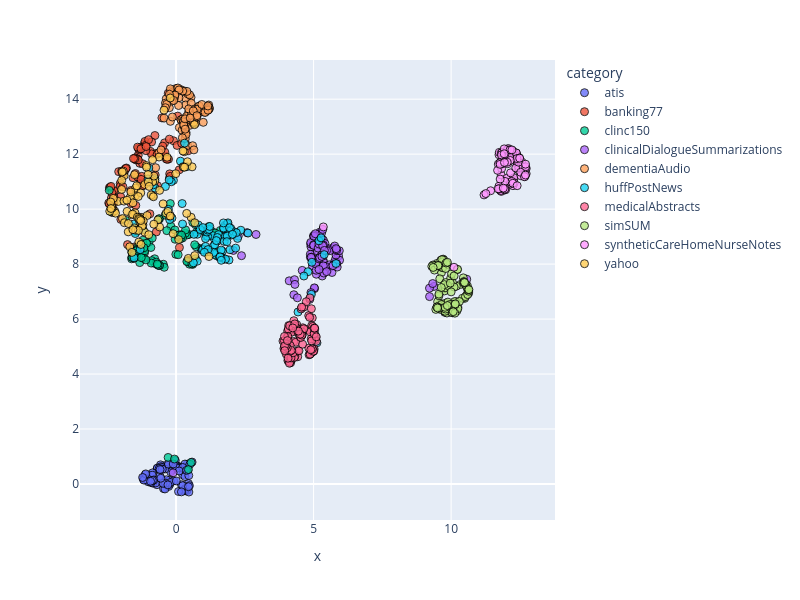

Notebook code for this chart:
### Code cell
dimensionality_reduction_plots(file_paths="./outputsTest/*/mda_dim_scores.csv")

### Figure 1 — Plotly figure (JSON) as saved in the notebook; plotly's stock layout.template omitted (floating-point values rounded to 4 significant figures)
{"data": [{"customdata": [["atis_177"], ["atis_172"], ["atis_197"], ["atis_170"], ["atis_100"], ["atis_194"], ["atis_109"], ["atis_100"], ["atis_1"], ["atis_151"], ["atis_202"], ["atis_139"], ["atis_180"], ["atis_104"], ["atis_16"], ["atis_141"], ["atis_121"], ["atis_103"], ["atis_119"], ["atis_179"], ["atis_168"], ["atis_172"], ["atis_163"], ["atis_175"], ["atis_117"], ["atis_100"], ["atis_159"], ["atis_163"], ["atis_105"], ["atis_296"], ["atis_103"], ["atis_16"], ["atis_134"], ["atis_218"], ["atis_109"], ["atis_119"], ["atis_291"], ["atis_105"], ["atis_120"], ["atis_135"], ["atis_0"], ["atis_106"], ["atis_0"], ["atis_120"], ["atis_133"], ["atis_12"], ["atis_134"], ["atis_139"], ["atis_229"], ["atis_190"], ["atis_233"], ["atis_179"], ["atis_124"], ["atis_121"], ["atis_171"], ["atis_134"], ["atis_147"], ["atis_146"], ["atis_106"], ["atis_109"], ["atis_146"], ["atis_146"], ["atis_143"], ["atis_114"], ["atis_108"], ["atis_216"], ["atis_114"], ["atis_180"], ["atis_124"], ["atis_158"], ["atis_103"], ["atis_178"], ["atis_170"], ["atis_212"], ["atis_159"], ["atis_102"], ["atis_235"], ["atis_113"], ["atis_131"], ["atis_109"], ["atis_302"], ["atis_163"], ["atis_13"], ["atis_21"], ["atis_154"], ["atis_114"], ["atis_103"], ["atis_21"], ["atis_119"], ["atis_168"], ["atis_119"], ["atis_238"], ["atis_119"], ["atis_1"], ["atis_147"], ["atis_279"], ["atis_162"], ["atis_310"], ["atis_177"], ["atis_22"]], "hovertemplate": "category=atis<br>x=%{x}<br>y=%{y}<br>doc_id=%{customdata[0]}<extra></extra>", "legendgroup": "atis", "marker": {"color": "#636efa", "line": {"color": "black", "width": 1}, "opacity": 0.8, "size": 8, "symbol": "circle"}, "mode": "markers", "name": "atis", "orientation": "v", "showlegend": true, "type": "scatter", "x": [-0.405, -0.5841, 0.2269, -0.003084, 0.3515, 0.4011, 0.3889, -0.6951, 0.1961, 0.3983, -0.4172, 0.241, -0.3675, 0.449, -1.184, -0.841, -0.6875, -0.9238, -0.2854, -0.6798, -0.5642, -0.3727, 0.003411, 0.3243, 0.3287, -0.8574, -0.5595, -0.1062, -0.5609, -1.121, 0.1028, 0.2705, 0.3342, -0.1383, 0.09582, -0.3095, -0.7492, -0.223, -0.3479, -0.3308, -0.08618, -0.9981, 0.2672, -1.181, 0.2289, -0.004857, -0.9063, -0.5183, -0.8675, -0.2301, -0.5792, -1.035, -0.8467, -0.2718, -0.8098, 0.384, 0.5816, -0.4572, 0.4652, -0.9996, -0.08915, 0.4251, -0.1967, 0.3206, 0.4106, -1.127, 0.4846, -0.02822, 0.2435, 0.3983, -0.02244, -0.4048, 0.3257, -0.4046, 0.03767, -0.278, 0.08912, -1.014, -0.8634, -1.171, 0.2408, -0.2049, -0.3849, -0.6146, -0.5018, 0.0074, -0.4735, -1.102, -0.1037, 0.1109, -0.5823, -0.5552, 0.4623, -0.9281, -0.2957, 0.4522, -1.217, 0.5026, 0.1944, 0.3821], "xaxis": "x", "y": [0.1108, 0.2843, 0.5968, 0.6623, -0.2442, -0.1931, -0.148, -0.0253, -0.02711, -0.2355, 0.6629, 0.3373, 0.03855, 0.016, 0.168, 0.0312, 0.5588, 0.3249, 0.6718, 0.5813, 0.6974, -0.008858, 0.5768, 0.2711, -0.2194, 0.404, 0.6296, 0.6798, 0.5341, 0.3352, 0.633, 0.6143, -0.1705, 0.5234, 0.62, -0.01668, 0.0349, 0.1419, 0.1544, -0.05017, 0.1159, 0.1136, -0.2404, 0.2191, 0.5758, 0.6749, 0.05148, 0.6053, 0.322, -0.01497, 0.5548, 0.1835, 0.1222, -0.08789, 0.1466, 0.5806, 0.7975, -0.1656, -0.2909, 0.1052, 0.5847, 0.5016, 0.4428, 0.5782, 0.7214, 0.1847, -0.05906, 0.8562, -0.06238, 0.5937, 0.6435, 0.5471, 0.7264, -0.1803, 0.5766, 0.725, -0.2733, 0.08182, 0.1278, 0.142, 0.6013, 0.05693, 0.02515, 0.5628, 0.5381, 0.111, 0.02329, 0.3684, 0.729, 0.4734, 0.5246, 0.2096, 0.3085, 0.09699, -0.03103, -0.09772, 0.2375, 0.7164, -0.2862, 0.4966], "yaxis": "y"}, {"customdata": [["atis_298"], ["atis_175"], ["atis_210"], ["atis_190"], ["atis_102"], ["atis_278"], ["atis_201"], ["atis_169"], ["atis_194"], ["atis_176"], ["atis_257"], ["atis_210"], ["atis_238"], ["atis_174"], ["atis_433"], ["atis_175"], ["atis_129"], ["atis_108"], ["atis_174"], ["atis_282"], ["atis_235"], ["atis_20"], ["atis_437"], ["atis_191"], ["atis_249"], ["atis_151"], ["atis_200"], ["atis_349"], ["atis_332"], ["atis_326"], ["atis_192"], ["atis_273"], ["atis_19"], ["atis_325"], ["atis_133"], ["atis_186"], ["atis_307"], ["atis_277"], ["atis_28"], ["atis_288"], ["atis_161"], ["atis_229"], ["atis_155"], ["atis_176"], ["atis_179"], ["atis_15"], ["atis_196"], ["atis_196"], ["atis_30"], ["atis_263"], ["atis_234"], ["atis_206"], ["atis_243"], ["atis_141"], ["atis_294"], ["atis_16"], ["atis_151"], ["atis_224"], ["atis_211"], ["atis_129"], ["atis_188"], ["atis_336"], ["atis_163"], ["atis_151"], ["atis_115"], ["atis_245"], ["atis_191"], ["atis_409"], ["atis_241"], ["atis_179"], ["atis_124"], ["atis_235"], ["atis_174"], ["atis_234"], ["atis_200"], ["atis_116"], ["atis_271"], ["atis_329"], ["atis_158"], ["atis_229"], ["atis_383"], ["atis_243"], ["atis_177"], ["atis_356"], ["atis_189"], ["atis_134"], ["atis_108"], ["atis_211"], ["atis_196"], ["atis_235"], ["atis_15"], ["atis_242"], ["atis_121"], ["atis_287"], ["atis_19"], ["atis_371"], ["atis_163"], ["atis_335"], ["atis_227"], ["atis_349"]], "hovertemplate": "category=banking77<br>x=%{x}<br>y=%{y}<br>doc_id=%{customdata[0]}<extra></extra>", "legendgroup": "banking77", "marker": {"color": "#EF553B", "line": {"color": "black", "width": 1}, "opacity": 0.8, "size": 8, "symbol": "circle"}, "mode": "markers", "name": "banking77", "orientation": "v", "showlegend": true, "type": "scatter", "x": [-0.09329, -0.8376, -0.7352, -1.146, -1.644, -1.319, -0.7692, -1.375, -2.24, -0.6767, -1.49, -1.566, -1.765, -2.352, -1.322, -1.034, -0.2317, -0.403, -0.4088, -0.4177, -1.298, -1.29, -0.9359, -1.268, -2.031, -1.636, -0.2386, -1.389, -1.288, -0.7174, -0.7588, -1.404, -0.2425, -1.339, -1.514, -1.294, -1.852, -1.464, -1.419, -2.022, -1.2, -0.3547, -2.007, -2.015, -0.2124, -1.217, -1.931, -0.4834, -2.269, -2.35, -2.318, -2.086, -2.259, -2.318, -0.8955, 0.1212, -1.887, -1.479, -1.975, -2.285, -0.5148, -1.131, -2.448, -0.2747, -1.097, -1.46, -2.25, 0.05931, -2.424, -0.285, 0.1153, 0.4382, -0.6878, -1.368, -2.287, -1.805, -1.216, -1.373, -2.421, -1.21, -1.501, -0.3278, -1.111, -1.827, -0.9531, -1.399, 0.03643, -1.249, -2.394, -2.336, 0.2034, -1.088, -2.364, -1.277, -1.27, -0.8901, -0.9993, -1.086, -1.548, -1.932], "xaxis": "x", "y": [12.49, 11.13, 12.03, 12.39, 10.68, 11.67, 12.68, 11.96, 10.65, 10.85, 11.87, 11.14, 8.709, 10.4, 12.21, 11.0, 11.28, 11.93, 12.07, 12.41, 11.0, 10.94, 12.1, 10.96, 10.93, 10.2, 11.12, 11.17, 12.25, 9.171, 11.24, 11.81, 12.55, 12.16, 8.623, 12.21, 11.45, 10.14, 11.83, 10.84, 10.92, 11.82, 9.625, 10.45, 11.19, 10.85, 10.81, 12.29, 10.68, 10.24, 10.0, 11.36, 10.23, 9.877, 12.01, 8.605, 11.33, 11.29, 11.38, 10.27, 13.32, 12.46, 10.22, 11.82, 12.13, 11.79, 10.4, 13.38, 10.78, 14.22, 11.43, 12.12, 11.99, 12.21, 9.972, 11.49, 11.65, 11.79, 10.18, 10.86, 11.83, 11.81, 10.99, 11.48, 9.829, 12.26, 12.32, 11.19, 10.8, 10.59, 12.4, 12.33, 10.83, 12.19, 11.08, 12.44, 12.53, 12.28, 11.84, 11.25], "yaxis": "y"}, {"customdata": [["atis_394"], ["atis_210"], ["atis_343"], ["atis_216"], ["atis_147"], ["atis_3"], ["atis_241"], ["atis_292"], ["atis_294"], ["atis_229"], ["atis_272"], ["atis_267"], ["atis_394"], ["atis_234"], ["atis_487"], ["atis_238"], ["atis_176"], ["atis_330"], ["atis_188"], ["atis_283"], ["atis_263"], ["atis_331"], ["atis_557"], ["atis_194"], ["atis_450"], ["atis_243"], ["atis_275"], ["atis_371"], ["atis_429"], ["atis_353"], ["atis_261"], ["atis_279"], ["atis_257"], ["atis_427"], ["atis_145"], ["atis_19"], ["atis_329"], ["atis_314"], ["atis_287"], ["atis_289"], ["atis_234"], ["atis_267"], ["atis_216"], ["atis_245"], ["atis_238"], ["atis_263"], ["atis_334"], ["atis_256"], ["atis_315"], ["atis_283"], ["atis_369"], ["atis_256"], ["atis_302"], ["atis_260"], ["atis_326"], ["atis_200"], ["atis_154"], ["atis_321"], ["atis_336"], ["atis_314"], ["atis_225"], ["atis_371"], ["atis_300"], ["atis_165"], ["atis_154"], ["atis_256"], ["atis_268"], ["atis_410"], ["atis_25"], ["atis_218"], ["atis_186"], ["atis_310"], ["atis_280"], ["atis_252"], ["atis_31"], ["atis_131"], ["atis_302"], ["atis_332"], ["atis_206"], ["atis_305"], ["atis_406"], ["atis_261"], ["atis_186"], ["atis_36"], ["atis_256"], ["atis_230"], ["atis_159"], ["atis_222"], ["atis_430"], ["atis_324"], ["atis_23"], ["atis_261"], ["atis_133"], ["atis_288"], ["atis_210"], ["atis_515"], ["atis_240"], ["atis_349"], ["atis_278"], ["atis_36"]], "hovertemplate": "category=clinc150<br>x=%{x}<br>y=%{y}<br>doc_id=%{customdata[0]}<extra></extra>", "legendgroup": "clinc150", "marker": {"color": "#00cc96", "line": {"color": "black", "width": 1}, "opacity": 0.8, "size": 8, "symbol": "circle"}, "mode": "markers", "name": "clinc150", "orientation": "v", "showlegend": true, "type": "scatter", "x": [0.4616, 0.4484, -0.1904, -0.9821, 1.105, 0.4681, -1.321, 0.4006, 0.4849, -1.358, -1.252, -1.15, 0.9398, 0.5466, 0.4463, -1.837, -1.408, -1.209, -0.7779, 0.6021, -1.508, 0.7062, -1.615, -1.194, -0.4649, 1.608, -0.7782, -0.6469, -0.04305, -2.35, 0.4895, 0.8921, -1.528, 0.7341, 0.4514, 0.6082, 1.095, 0.1956, 1.301, 0.3371, -0.2099, -0.008772, 0.1526, -0.4313, 0.2351, -1.344, -1.546, -1.258, -0.8862, 0.1602, -0.721, -1.42, 1.416, -1.42, 0.07553, -2.428, -1.608, -0.2892, -0.03379, -0.6139, -1.552, 0.5311, -0.8673, -0.3967, 1.475, -0.6002, 0.4164, -1.14, -1.143, -0.9037, -1.545, -0.6049, 0.7404, -0.05686, -1.611, 0.7101, -0.9153, -1.074, -0.3364, 0.07323, -1.184, 0.3448, -0.6217, 0.3925, -1.594, -0.6553, 1.462, 0.6765, -0.6823, 0.07682, 0.1999, -1.097, -1.476, -1.518, 0.5765, -1.171, -1.467, -1.263, -1.541, 1.189], "xaxis": "x", "y": [8.064, 0.5259, 9.381, 8.801, 8.442, 9.078, 8.055, 9.06, 8.104, 8.371, 8.734, 8.405, 9.21, 0.7832, 8.118, 9.59, 8.624, 8.868, 8.193, 7.99, 8.416, 9.436, 8.192, 8.732, 7.995, 9.224, 8.026, 7.994, 9.241, 9.904, 7.996, 8.567, 8.21, 8.627, 8.135, 9.515, 9.018, 8.96, 9.19, 9.119, 10.2, 8.356, 9.07, 7.884, 8.952, 9.263, 9.29, 8.389, 8.126, 8.92, 8.07, 8.542, 9.133, 8.498, 8.342, 10.68, 8.253, 0.9661, 8.903, 7.949, 8.39, 8.096, 8.947, 9.78, 8.303, 7.954, 8.111, 8.56, 8.482, 8.038, 8.36, 9.639, 9.16, 0.9076, 8.441, 8.195, 8.604, 8.761, 9.216, 9.009, 8.211, 9.244, 9.651, 8.093, 8.238, 7.958, 8.461, 8.704, 8.0, 9.048, 9.054, 8.154, 8.478, 8.385, 8.007, 8.593, 9.167, 8.235, 8.311, 9.364], "yaxis": "y"}, {"customdata": [["atis_458"], ["atis_25"], ["atis_378"], ["atis_452"], ["atis_265"], ["atis_356"], ["atis_399"], ["atis_329"], ["atis_3"], ["atis_287"], ["atis_288"], ["atis_294"], ["atis_410"], ["atis_265"], ["atis_513"], ["atis_437"], ["atis_178"], ["atis_332"], ["atis_287"], ["atis_386"], ["atis_398"], ["atis_433"], ["atis_578"], ["atis_227"], ["atis_457"], ["atis_374"], ["atis_291"], ["atis_425"], ["atis_442"], ["atis_44"], ["atis_272"], ["atis_370"], ["atis_42"], ["atis_496"], ["atis_200"], ["atis_276"], ["atis_33"], ["atis_383"], ["atis_409"], ["atis_337"], ["atis_302"], ["atis_272"], ["atis_332"], ["atis_349"], ["atis_260"], ["atis_273"], ["atis_351"], ["atis_356"], ["atis_356"], ["atis_3"], ["atis_389"], ["atis_291"], ["atis_307"], ["atis_331"], ["atis_334"], ["atis_284"], ["atis_234"], ["atis_442"], ["atis_521"], ["atis_397"], ["atis_353"], ["atis_392"], ["atis_323"], ["atis_260"], ["atis_161"], ["atis_391"], ["atis_289"], ["atis_42"], ["atis_343"], ["atis_227"], ["atis_240"], ["atis_364"], ["atis_348"], ["atis_386"], ["atis_404"], ["atis_210"], ["atis_448"], ["atis_489"], ["atis_282"], ["atis_392"], ["atis_525"], ["atis_485"], ["atis_324"], ["atis_42"], ["atis_295"], ["atis_265"], ["atis_16"], ["atis_225"], ["atis_532"], ["atis_42"], ["atis_235"], ["atis_429"], ["atis_212"], ["atis_340"], ["atis_29"], ["atis_608"], ["atis_305"], ["atis_497"], ["atis_350"], ["atis_378"]], "hovertemplate": "category=clinicalDialogueSummarizations<br>x=%{x}<br>y=%{y}<br>doc_id=%{customdata[0]}<extra></extra>", "legendgroup": "clinicalDialogueSummarizations", "marker": {"color": "#ab63fa", "line": {"color": "black", "width": 1}, "opacity": 0.8, "size": 8, "symbol": "circle"}, "mode": "markers", "name": "clinicalDialogueSummarizations", "orientation": "v", "showlegend": true, "type": "scatter", "x": [5.252, 5.512, 9.378, 5.804, 5.31, 5.71, 5.753, 2.083, 4.993, 5.549, 5.356, 5.34, 4.934, 5.035, 5.035, 5.799, 5.717, 5.196, 5.048, 4.902, 5.907, 5.375, 5.412, 9.213, 5.944, 4.282, 5.644, 5.127, 5.313, 2.379, 5.331, 5.425, 5.569, 4.863, 4.893, 5.027, 9.329, 5.813, 5.846, 4.894, 5.591, 5.025, 4.96, 5.844, 5.098, -0.1074, 5.289, 5.352, 5.669, 2.907, 1.76, 5.092, 5.299, 5.15, 5.765, 5.228, 4.41, 5.858, 4.113, 4.997, 5.004, 5.935, 5.071, 5.009, 5.473, 5.164, 5.841, 4.883, 5.356, 5.415, 5.193, 5.82, 5.29, 5.079, 5.328, 5.43, 4.881, 4.306, 5.354, 5.079, 5.2, 5.372, 5.222, 5.197, 5.302, 5.335, 5.703, 4.926, 4.931, 2.577, 2.261, 5.062, 4.907, 4.903, 4.586, 10.57, 9.215, 5.393, 5.474, 4.321], "xaxis": "x", "y": [8.289, 7.783, 7.187, 8.438, 8.901, 8.593, 8.063, 8.497, 9.02, 8.558, 8.872, 8.172, 8.355, 8.974, 7.109, 8.189, 7.958, 9.105, 8.082, 8.631, 8.297, 8.054, 8.751, 7.125, 8.141, 6.886, 7.909, 8.431, 7.567, 8.306, 8.664, 8.482, 7.973, 6.719, 8.733, 7.137, 7.292, 8.329, 8.007, 8.784, 8.489, 9.05, 7.933, 8.489, 7.632, 0.4089, 7.933, 8.413, 7.695, 9.078, 8.188, 7.776, 8.356, 8.216, 8.658, 9.162, 6.775, 7.892, 7.391, 8.701, 8.68, 8.486, 9.015, 9.015, 8.494, 8.581, 8.521, 8.25, 8.691, 7.801, 8.735, 8.562, 9.131, 8.081, 8.668, 7.917, 8.359, 7.434, 7.938, 8.012, 8.188, 7.673, 8.235, 7.805, 8.278, 9.26, 7.942, 8.253, 8.201, 9.145, 9.018, 9.105, 8.248, 6.963, 7.771, 7.451, 6.818, 8.497, 7.726, 7.262], "yaxis": "y"}, {"customdata": [["atis_507"], ["atis_305"], ["atis_39"], ["atis_469"], ["atis_306"], ["atis_531"], ["atis_453"], ["atis_429"], ["atis_475"], ["atis_346"], ["atis_42"], ["atis_495"], ["atis_456"], ["atis_374"], ["atis_515"], ["atis_452"], ["atis_22"], ["atis_351"], ["atis_336"], ["atis_439"], ["atis_42"], ["atis_49"], ["atis_66"], ["atis_246"], ["atis_501"], ["atis_389"], ["atis_35"], ["atis_495"], ["atis_575"], ["atis_464"], ["atis_326"], ["atis_475"], ["atis_420"], ["atis_520"], ["atis_208"], ["atis_299"], ["atis_401"], ["atis_427"], ["atis_415"], ["atis_348"], ["atis_326"], ["atis_350"], ["atis_346"], ["atis_429"], ["atis_426"], ["atis_394"], ["atis_414"], ["atis_437"], ["atis_358"], ["atis_390"], ["atis_548"], ["atis_330"], ["atis_489"], ["atis_349"], ["atis_412"], ["atis_475"], ["atis_286"], ["atis_445"], ["atis_533"], ["atis_410"], ["atis_426"], ["atis_460"], ["atis_482"], ["atis_328"], ["atis_183"], ["atis_460"], ["atis_330"], ["atis_508"], ["atis_345"], ["atis_349"], ["atis_278"], ["atis_369"], ["atis_413"], ["atis_414"], ["atis_416"], ["atis_277"], ["atis_537"], ["atis_536"], ["atis_321"], ["atis_466"], ["atis_556"], ["atis_486"], ["atis_363"], ["atis_513"], ["atis_354"], ["atis_315"], ["atis_233"], ["atis_238"], ["atis_540"], ["atis_451"], ["atis_267"], ["atis_43"], ["atis_287"], ["atis_370"], ["atis_334"], ["atis_666"], ["atis_320"], ["atis_548"], ["atis_537"], ["atis_469"]], "hovertemplate": "category=dementiaAudio<br>x=%{x}<br>y=%{y}<br>doc_id=%{customdata[0]}<extra></extra>", "legendgroup": "dementiaAudio", "marker": {"color": "#FFA15A", "line": {"color": "black", "width": 1}, "opacity": 0.8, "size": 8, "symbol": "circle"}, "mode": "markers", "name": "dementiaAudio", "orientation": "v", "showlegend": true, "type": "scatter", "x": [-0.1839, 0.1948, 0.1777, 0.3276, 0.3341, 0.5439, 0.1196, 0.6136, 0.2365, 0.3493, 1.128, 1.213, 0.1053, 0.333, 0.2179, -0.4373, 0.6468, 0.427, -0.002155, -0.245, 0.8259, 0.4498, -0.06776, 0.3814, 0.352, 0.4947, 1.07, 0.6156, 0.5115, 0.4918, 0.2796, 1.188, -0.1165, 0.7077, -0.2063, 0.9899, 0.2633, 0.6344, 0.6171, 0.2682, 0.5486, 0.5507, 0.6858, -0.09714, 0.09034, 1.073, 0.3635, 0.3263, -0.7441, 0.9879, -0.06921, -0.1387, 0.8168, -0.09987, 1.151, -0.3582, 1.205, -0.178, 0.6487, -0.2082, -0.1594, 0.3636, 0.3951, 1.185, -0.3865, -0.6222, 0.755, 0.4156, -0.3408, -0.5469, 0.156, 0.9528, 0.2399, 0.6028, 0.847, 0.6479, 1.052, -0.1238, -0.04914, 0.4588, 0.7612, 0.2899, 0.2759, 0.06613, 0.3262, 1.163, 0.1086, 0.6252, -0.1708, -0.04194, -0.2432, 0.2289, 0.9363, -0.08607, 1.157, 0.7565, -0.1339, 0.5146, 0.3305, -0.3886], "xaxis": "x", "y": [14.31, 13.23, 13.25, 12.72, 12.56, 14.07, 12.97, 13.12, 13.28, 14.03, 13.59, 13.66, 14.05, 13.15, 12.87, 13.31, 13.2, 14.19, 14.39, 13.69, 13.5, 13.51, 14.02, 13.38, 13.79, 13.05, 13.61, 13.46, 13.23, 14.16, 14.3, 13.79, 14.05, 13.12, 13.19, 13.55, 13.21, 13.19, 13.14, 13.17, 13.41, 13.86, 13.65, 14.17, 13.77, 13.54, 12.79, 12.95, 11.51, 13.16, 14.14, 14.25, 13.74, 14.07, 13.7, 14.01, 13.68, 14.23, 13.16, 14.38, 13.93, 12.71, 14.28, 13.62, 13.86, 12.06, 13.35, 12.31, 13.81, 12.16, 14.35, 13.62, 14.29, 12.31, 13.75, 12.16, 13.51, 14.11, 14.13, 13.65, 13.63, 13.03, 13.06, 14.41, 13.28, 13.6, 14.34, 13.57, 14.07, 14.15, 14.18, 12.6, 13.81, 13.95, 13.75, 13.4, 13.35, 13.31, 12.91, 13.69], "yaxis": "y"}, {"customdata": [["atis_564"], ["atis_35"], ["atis_491"], ["atis_497"], ["atis_451"], ["atis_54"], ["atis_495"], ["atis_479"], ["atis_677"], ["atis_42"], ["atis_457"], ["atis_496"], ["atis_466"], ["atis_390"], ["atis_541"], ["atis_457"], ["atis_25"], ["atis_502"], ["atis_35"], ["atis_575"], ["atis_440"], ["atis_521"], ["atis_688"], ["atis_348"], ["atis_592"], ["atis_558"], ["atis_354"], ["atis_499"], ["atis_627"], ["atis_55"], ["atis_60"], ["atis_527"], ["atis_448"], ["atis_547"], ["atis_230"], ["atis_401"], ["atis_406"], ["atis_608"], ["atis_524"], ["atis_349"], ["atis_349"], ["atis_521"], ["atis_462"], ["atis_445"], ["atis_464"], ["atis_409"], ["atis_489"], ["atis_457"], ["atis_402"], ["atis_486"], ["atis_607"], ["atis_533"], ["atis_533"], ["atis_401"], ["atis_439"], ["atis_524"], ["atis_36"], ["atis_491"], ["atis_568"], ["atis_450"], ["atis_449"], ["atis_496"], ["atis_54"], ["atis_394"], ["atis_310"], ["atis_478"], ["atis_426"], ["atis_574"], ["atis_561"], ["atis_426"], ["atis_329"], ["atis_419"], ["atis_527"], ["atis_439"], ["atis_570"], ["atis_367"], ["atis_585"], ["atis_578"], ["atis_322"], ["atis_51"], ["atis_582"], ["atis_586"], ["atis_533"], ["atis_575"], ["atis_525"], ["atis_624"], ["atis_395"], ["atis_353"], ["atis_634"], ["atis_473"], ["atis_268"], ["atis_47"], ["atis_306"], ["atis_386"], ["atis_373"], ["atis_671"], ["atis_321"], ["atis_621"], ["atis_558"], ["atis_546"]], "hovertemplate": "category=huffPostNews<br>x=%{x}<br>y=%{y}<br>doc_id=%{customdata[0]}<extra></extra>", "legendgroup": "huffPostNews", "marker": {"color": "#19d3f3", "line": {"color": "black", "width": 1}, "opacity": 0.8, "size": 8, "symbol": "circle"}, "mode": "markers", "name": "huffPostNews", "orientation": "v", "showlegend": true, "type": "scatter", "x": [-1.589, 1.876, 4.795, 1.381, 1.685, 1.925, -0.7597, -0.1484, 0.9372, 1.4, 1.201, 1.882, 0.3885, 1.497, 1.8, 0.9606, 1.319, 1.864, 5.385, 1.781, 0.9669, -1.2, 1.149, 2.234, -1.481, 1.543, 0.8535, 2.138, 1.071, 1.121, 4.646, 0.8068, -1.304, 1.961, 4.936, 1.5, 2.015, -0.09633, -0.77, -1.528, 0.7728, 0.236, 0.2217, 1.653, -0.2766, 0.7691, 5.122, 2.355, 1.615, 1.358, 2.19, 1.639, 2.166, -1.021, -0.173, 1.797, 2.616, 1.789, -0.3876, 1.99, 1.153, 1.069, 1.933, -0.8263, 4.434, 1.583, 1.369, 5.812, 1.853, 0.3086, 1.736, -1.531, 1.599, 1.887, 5.193, 1.752, 0.1592, 1.725, 1.205, -0.2513, 0.6298, 1.162, 1.943, 0.8764, 4.919, 1.859, -0.2313, 5.271, 1.643, 0.6514, 1.224, 1.404, 1.028, 2.051, 0.9727, 1.722, 5.077, -0.991, 1.463, 1.848], "xaxis": "x", "y": [9.27, 9.456, 7.722, 8.938, 8.469, 8.149, 10.77, 9.677, 8.515, 8.352, 8.45, 9.074, 11.54, 8.835, 9.035, 8.552, 9.041, 9.186, 8.345, 9.414, 8.517, 9.256, 9.009, 8.935, 9.112, 9.073, 9.239, 9.167, 8.933, 9.165, 7.567, 9.425, 8.525, 8.522, 8.066, 8.967, 9.057, 11.05, 11.11, 8.228, 9.086, 9.458, 10.2, 8.252, 9.99, 8.104, 5.137, 9.232, 8.256, 8.658, 9.143, 8.511, 8.581, 11.1, 11.0, 8.184, 9.128, 9.002, 10.82, 9.299, 9.237, 8.642, 9.191, 10.89, 6.258, 8.251, 8.423, 8.023, 9.46, 12.4, 9.281, 9.457, 8.264, 9.5, 8.846, 8.826, 11.75, 9.314, 9.262, 11.06, 8.045, 8.528, 9.324, 9.259, 6.902, 9.017, 9.618, 8.955, 8.139, 9.083, 9.369, 8.703, 8.429, 9.083, 9.328, 9.497, 5.315, 11.5, 8.856, 8.816], "yaxis": "y"}, {"customdata": [["atis_628"], ["atis_429"], ["atis_502"], ["atis_597"], ["atis_48"], ["atis_548"], ["atis_497"], ["atis_481"], ["atis_723"], ["atis_471"], ["atis_486"], ["atis_554"], ["atis_624"], ["atis_48"], ["atis_579"], ["atis_575"], ["atis_342"], ["atis_51"], ["atis_411"], ["atis_631"], ["atis_581"], ["atis_633"], ["atis_717"], ["atis_392"], ["atis_656"], ["atis_65"], ["atis_386"], ["atis_572"], ["atis_710"], ["atis_6"], ["atis_602"], ["atis_585"], ["atis_482"], ["atis_577"], ["atis_363"], ["atis_457"], ["atis_535"], ["atis_62"], ["atis_671"], ["atis_370"], ["atis_5"], ["atis_567"], ["atis_49"], ["atis_487"], ["atis_524"], ["atis_432"], ["atis_534"], ["atis_548"], ["atis_442"], ["atis_521"], ["atis_62"], ["atis_546"], ["atis_664"], ["atis_446"], ["atis_513"], ["atis_530"], ["atis_538"], ["atis_498"], ["atis_669"], ["atis_489"], ["atis_639"], ["atis_568"], ["atis_598"], ["atis_552"], ["atis_521"], ["atis_545"], ["atis_431"], ["atis_586"], ["atis_631"], ["atis_588"], ["atis_432"], ["atis_493"], ["atis_632"], ["atis_492"], ["atis_630"], ["atis_417"], ["atis_685"], ["atis_603"], ["atis_477"], ["atis_521"], ["atis_633"], ["atis_655"], ["atis_555"], ["atis_632"], ["atis_556"], ["atis_628"], ["atis_398"], ["atis_390"], ["atis_65"], ["atis_602"], ["atis_27"], ["atis_493"], ["atis_310"], ["atis_409"], ["atis_568"], ["atis_673"], ["atis_324"], ["atis_647"], ["atis_580"], ["atis_609"]], "hovertemplate": "category=medicalAbstracts<br>x=%{x}<br>y=%{y}<br>doc_id=%{customdata[0]}<extra></extra>", "legendgroup": "medicalAbstracts", "marker": {"color": "#FF6692", "line": {"color": "black", "width": 1}, "opacity": 0.8, "size": 8, "symbol": "circle"}, "mode": "markers", "name": "medicalAbstracts", "orientation": "v", "showlegend": true, "type": "scatter", "x": [5.02, 4.608, 4.043, 4.43, 4.546, 4.095, 4.054, 4.147, 4.045, 4.951, 4.762, 4.388, 3.971, 3.956, 4.165, 5.043, 5.051, 4.064, 4.192, 4.265, 4.277, 4.583, 4.366, 4.352, 4.931, 4.056, 4.149, 3.886, 3.922, 4.835, 4.638, 4.096, 4.827, 4.822, 4.89, 4.088, 4.422, 4.919, 4.196, 5.048, 4.283, 4.931, 4.952, 4.35, 4.229, 4.866, 4.968, 4.734, 4.318, 4.065, 5.007, 4.873, 5.102, 4.576, 4.298, 4.006, 4.87, 4.139, 4.289, 4.42, 4.913, 4.121, 4.994, 5.036, 4.514, 4.178, 4.93, 4.254, 5.017, 4.081, 4.953, 4.469, 3.938, 5.015, 4.6, 4.471, 4.532, 4.13, 4.318, 4.565, 4.856, 4.13, 3.964, 4.576, 4.189, 4.647, 5.038, 4.043, 3.993, 4.067, 3.941, 3.941, 4.514, 4.049, 4.071, 4.447, 4.898, 3.95, 4.244, 5.098], "xaxis": "x", "y": [4.912, 5.683, 4.736, 4.845, 6.368, 5.765, 5.346, 4.479, 5.199, 6.044, 5.613, 5.798, 4.897, 4.991, 4.413, 5.638, 5.251, 5.396, 4.511, 4.727, 5.185, 5.417, 5.693, 5.155, 4.833, 5.57, 5.037, 5.202, 4.929, 4.701, 6.434, 4.474, 4.941, 6.127, 4.743, 4.811, 4.629, 6.377, 5.688, 5.249, 5.941, 5.764, 4.797, 5.562, 5.532, 6.771, 5.729, 6.632, 4.645, 4.49, 4.838, 5.537, 5.188, 5.537, 4.602, 4.726, 4.718, 4.439, 5.749, 5.557, 5.28, 4.394, 4.83, 5.477, 5.363, 4.587, 5.209, 4.773, 5.466, 5.64, 4.917, 4.846, 5.216, 5.666, 5.087, 5.447, 5.33, 5.757, 5.825, 6.432, 6.063, 4.819, 4.913, 5.417, 4.862, 5.646, 5.67, 4.957, 5.01, 5.364, 5.37, 5.02, 5.449, 5.218, 4.576, 5.562, 4.884, 4.851, 5.678, 5.354], "yaxis": "y"}, {"customdata": [["atis_691"], ["atis_586"], ["atis_527"], ["atis_599"], ["atis_56"], ["atis_631"], ["atis_535"], ["atis_485"], ["atis_725"], ["atis_478"], ["atis_531"], ["atis_568"], ["atis_637"], ["atis_493"], ["atis_63"], ["atis_632"], ["atis_464"], ["atis_527"], ["atis_437"], ["atis_66"], ["atis_63"], ["atis_671"], ["atis_731"], ["atis_453"], ["atis_682"], ["atis_652"], ["atis_497"], ["atis_628"], ["atis_737"], ["atis_653"], ["atis_657"], ["atis_686"], ["atis_56"], ["atis_582"], ["atis_409"], ["atis_462"], ["atis_569"], ["atis_630"], ["atis_681"], ["atis_475"], ["atis_552"], ["atis_62"], ["atis_554"], ["atis_631"], ["atis_568"], ["atis_570"], ["atis_546"], ["atis_593"], ["atis_521"], ["atis_629"], ["atis_81"], ["atis_59"], ["atis_77"], ["atis_489"], ["atis_619"], ["atis_695"], ["atis_566"], ["atis_556"], ["atis_700"], ["atis_666"], ["atis_67"], ["atis_623"], ["atis_650"], ["atis_557"], ["atis_601"], ["atis_60"], ["atis_537"], ["atis_599"], ["atis_746"], ["atis_637"], ["atis_475"], ["atis_508"], ["atis_657"], ["atis_502"], ["atis_661"], ["atis_432"], ["atis_706"], ["atis_73"], ["atis_508"], ["atis_614"], ["atis_652"], ["atis_677"], ["atis_617"], ["atis_693"], ["atis_578"], ["atis_650"], ["atis_574"], ["atis_41"], ["atis_661"], ["atis_638"], ["atis_279"], ["atis_497"], ["atis_383"], ["atis_451"], ["atis_569"], ["atis_700"], ["atis_491"], ["atis_66"], ["atis_588"], ["atis_613"]], "hovertemplate": "category=simSUM<br>x=%{x}<br>y=%{y}<br>doc_id=%{customdata[0]}<extra></extra>", "legendgroup": "simSUM", "marker": {"color": "#B6E880", "line": {"color": "black", "width": 1}, "opacity": 0.8, "size": 8, "symbol": "circle"}, "mode": "markers", "name": "simSUM", "orientation": "v", "showlegend": true, "type": "scatter", "x": [10.59, 9.847, 10.44, 9.858, 10.64, 9.356, 9.853, 10.57, 9.864, 9.401, 9.71, 9.486, 9.982, 9.711, 10.5, 9.413, 9.625, 9.61, 10.18, 10.25, 9.769, 10.49, 10.41, 9.558, 10.13, 10.52, 10.12, 9.766, 9.649, 10.22, 9.359, 10.21, 9.341, 9.73, 9.51, 9.846, 9.796, 9.665, 9.882, 9.558, 10.05, 9.694, 10.34, 10.06, 10.24, 9.958, 10.53, 9.65, 10.46, 9.297, 9.682, 10.6, 9.494, 10.02, 9.61, 10.19, 10.64, 9.664, 9.758, 9.78, 9.709, 9.393, 10.02, 9.775, 9.587, 9.576, 10.58, 10.05, 9.805, 10.11, 9.559, 10.14, 9.443, 10.11, 9.875, 10.46, 10.62, 9.481, 10.3, 9.793, 9.758, 9.799, 10.14, 9.813, 10.47, 9.969, 10.0, 9.555, 10.08, 9.642, 9.779, 9.507, 9.521, 10.24, 9.347, 10.15, 10.49, 9.864, 10.65, 9.862], "xaxis": "x", "y": [7.213, 7.978, 7.499, 6.277, 6.951, 7.898, 6.525, 6.893, 7.98, 7.92, 7.092, 8.024, 7.484, 8.181, 7.285, 7.944, 8.135, 6.568, 6.638, 6.433, 6.245, 6.753, 6.758, 6.41, 6.296, 6.817, 6.636, 6.297, 7.696, 7.799, 7.945, 6.298, 7.967, 8.154, 6.63, 6.222, 6.577, 7.881, 6.617, 6.847, 6.23, 7.872, 7.261, 6.537, 6.379, 6.53, 7.238, 6.529, 7.367, 7.917, 8.077, 6.891, 6.452, 7.645, 6.351, 7.196, 7.013, 8.162, 7.024, 7.139, 6.392, 7.782, 6.24, 6.283, 7.465, 6.398, 7.136, 7.327, 7.329, 7.573, 7.951, 6.215, 6.352, 7.165, 7.217, 7.323, 7.066, 6.437, 6.64, 6.365, 7.253, 7.839, 6.521, 8.04, 7.344, 7.309, 6.99, 6.907, 6.271, 7.149, 6.429, 6.404, 7.947, 7.81, 7.878, 6.553, 7.329, 8.066, 7.073, 6.491], "yaxis": "y"}, {"customdata": [["atis_705"], ["atis_618"], ["atis_55"], ["atis_622"], ["atis_63"], ["atis_681"], ["atis_54"], ["atis_742"], ["atis_737"], ["atis_516"], ["atis_605"], ["atis_726"], ["atis_667"], ["atis_496"], ["atis_732"], ["atis_639"], ["atis_47"], ["atis_547"], ["atis_511"], ["atis_693"], ["atis_78"], ["atis_717"], ["atis_745"], ["atis_493"], ["atis_695"], ["atis_705"], ["atis_689"], ["atis_712"], ["atis_742"], ["atis_70"], ["atis_709"], ["atis_71"], ["atis_611"], ["atis_69"], ["atis_617"], ["atis_604"], ["atis_720"], ["atis_647"], ["atis_72"], ["atis_684"], ["atis_637"], ["atis_663"], ["atis_576"], ["atis_715"], ["atis_62"], ["atis_613"], ["atis_681"], ["atis_606"], ["atis_86"], ["atis_730"], ["atis_83"], ["atis_711"], ["atis_81"], ["atis_538"], ["atis_688"], ["atis_701"], ["atis_669"], ["atis_623"], ["atis_741"], ["atis_715"], ["atis_735"], ["atis_647"], ["atis_706"], ["atis_677"], ["atis_691"], ["atis_70"], ["atis_70"], ["atis_66"], ["atis_94"], ["atis_641"], ["atis_547"], ["atis_531"], ["atis_677"], ["atis_726"], ["atis_738"], ["atis_485"], ["atis_73"], ["atis_737"], ["atis_540"], ["atis_657"], ["atis_674"], ["atis_693"], ["atis_628"], ["atis_726"], ["atis_600"], ["atis_655"], ["atis_617"], ["atis_449"], ["atis_689"], ["atis_691"], ["atis_397"], ["atis_54"], ["atis_496"], ["atis_503"], ["atis_633"], ["atis_707"], ["atis_499"], ["atis_706"], ["atis_598"], ["atis_69"]], "hovertemplate": "category=syntheticCareHomeNurseNotes<br>x=%{x}<br>y=%{y}<br>doc_id=%{customdata[0]}<extra></extra>", "legendgroup": "syntheticCareHomeNurseNotes", "marker": {"color": "#FF97FF", "line": {"color": "black", "width": 1}, "opacity": 0.8, "size": 8, "symbol": "circle"}, "mode": "markers", "name": "syntheticCareHomeNurseNotes", "orientation": "v", "showlegend": true, "type": "scatter", "x": [12.4, 12.42, 12.73, 12.25, 11.75, 12.46, 11.9, 12.09, 12.67, 11.92, 11.74, 12.42, 12.57, 12.4, 11.8, 12.1, 12.08, 11.82, 11.44, 11.79, 11.78, 12.15, 10.1, 11.8, 11.81, 11.98, 12.51, 11.72, 12.44, 12.37, 12.73, 12.24, 12.19, 12.29, 12.71, 12.02, 12.51, 12.21, 12.08, 12.18, 11.84, 11.86, 12.68, 12.06, 12.47, 12.16, 12.54, 11.2, 12.6, 12.38, 12.41, 11.82, 12.29, 12.25, 12.71, 12.14, 12.44, 11.86, 12.37, 11.92, 11.83, 11.75, 12.16, 12.48, 11.95, 12.21, 12.24, 11.74, 11.75, 11.83, 12.35, 12.45, 11.94, 11.26, 11.85, 12.39, 11.77, 11.71, 12.53, 11.95, 11.69, 12.04, 11.93, 12.71, 12.15, 11.78, 12.66, 12.14, 12.4, 11.96, 12.04, 11.94, 11.83, 12.7, 11.9, 11.78, 11.93, 12.21, 5.354, 12.49], "xaxis": "x", "y": [11.69, 11.71, 11.29, 10.85, 10.75, 11.42, 11.75, 12.16, 11.28, 11.74, 10.83, 11.6, 11.72, 11.67, 11.66, 11.86, 12.2, 11.24, 10.67, 11.69, 10.69, 10.91, 7.885, 10.68, 11.73, 10.7, 11.59, 11.64, 11.79, 12.03, 11.48, 11.08, 12.08, 11.14, 11.51, 11.12, 11.5, 10.98, 12.14, 12.13, 11.47, 11.65, 11.19, 11.65, 11.5, 10.98, 11.21, 10.52, 11.54, 11.9, 11.94, 10.64, 10.96, 12.1, 11.54, 11.9, 11.85, 11.94, 12.04, 12.02, 10.68, 10.74, 11.32, 11.86, 11.99, 11.01, 10.94, 11.98, 12.06, 12.05, 11.5, 11.71, 10.7, 10.57, 12.06, 11.84, 11.68, 10.74, 11.34, 10.73, 11.41, 12.15, 12.19, 11.64, 11.77, 11.63, 11.18, 12.16, 10.85, 11.01, 11.71, 11.7, 11.97, 11.24, 10.76, 11.09, 12.01, 12.15, 9.352, 11.85], "yaxis": "y"}, {"customdata": [["atis_77"], ["atis_625"], ["atis_669"], ["atis_738"], ["atis_84"], ["atis_98"], ["atis_700"], ["atis_99"], ["atis_744"], ["atis_674"], ["atis_624"], ["atis_78"], ["atis_71"], ["atis_641"], ["atis_738"], ["atis_673"], ["atis_673"], ["atis_588"], ["atis_691"], ["atis_742"], ["atis_92"], ["atis_746"], ["atis_83"], ["atis_661"], ["atis_88"], ["atis_710"], ["atis_694"], ["atis_739"], ["atis_746"], ["atis_91"], ["atis_94"], ["atis_95"], ["atis_730"], ["atis_697"], ["atis_697"], ["atis_659"], ["atis_95"], ["atis_710"], ["atis_83"], ["atis_738"], ["atis_653"], ["atis_682"], ["atis_688"], ["atis_88"], ["atis_95"], ["atis_96"], ["atis_736"], ["atis_84"], ["atis_99"], ["atis_92"], ["atis_86"], ["atis_717"], ["atis_88"], ["atis_731"], ["atis_96"], ["atis_92"], ["atis_69"], ["atis_637"], ["atis_95"], ["atis_81"], ["atis_736"], ["atis_67"], ["atis_746"], ["atis_79"], ["atis_78"], ["atis_731"], ["atis_73"], ["atis_711"], ["atis_98"], ["atis_656"], ["atis_680"], ["atis_608"], ["atis_705"], ["atis_84"], ["atis_77"], ["atis_693"], ["atis_94"], ["atis_81"], ["atis_71"], ["atis_80"], ["atis_727"], ["atis_723"], ["atis_677"], ["atis_81"], ["atis_628"], ["atis_725"], ["atis_80"], ["atis_560"], ["atis_92"], ["atis_719"], ["atis_43"], ["atis_585"], ["atis_497"], ["atis_650"], ["atis_697"], ["atis_77"], ["atis_77"], ["atis_746"], ["atis_631"], ["atis_736"]], "hovertemplate": "category=yahoo<br>x=%{x}<br>y=%{y}<br>doc_id=%{customdata[0]}<extra></extra>", "legendgroup": "yahoo", "marker": {"color": "#FECB52", "line": {"color": "black", "width": 1}, "opacity": 0.8, "size": 8, "symbol": "circle"}, "mode": "markers", "name": "yahoo", "orientation": "v", "showlegend": true, "type": "scatter", "x": [-1.322, -1.979, -1.246, 0.582, -1.477, -1.051, 0.4459, -1.684, 0.2581, 0.5461, -0.8485, -1.951, -0.3264, -1.083, -1.495, -1.52, -0.7708, -0.2148, -2.235, -1.354, 1.196, -1.263, -1.205, -0.9042, -1.615, -0.8511, -1.072, -1.143, -1.674, -0.265, -2.201, -1.781, -1.886, -2.098, -1.917, -1.191, -1.604, -1.141, -1.232, 0.3868, -2.32, -0.8055, -0.9928, -1.569, -1.472, 0.6786, -1.579, -1.284, -0.3599, -0.4383, -1.355, -0.6, -0.6581, -0.5984, -1.374, -0.0115, -0.214, -2.284, 0.4147, -1.429, -1.471, -2.337, 0.6794, -1.367, -2.377, 0.09564, -0.2948, -2.411, -0.4722, -1.894, 0.2694, -0.8096, -1.275, -1.879, -0.8233, -1.299, -1.739, -1.51, -1.008, -0.1076, 0.3082, -1.644, -1.977, -1.958, -0.6188, -1.407, -1.359, -1.568, -1.328, -0.8547, 0.3013, -1.019, 0.251, -1.732, -2.366, -0.9785, -1.786, -0.2117, 0.6707, -1.285], "xaxis": "x", "y": [9.54, 10.72, 9.699, 11.54, 10.49, 9.768, 8.207, 8.63, 11.54, 9.704, 10.48, 9.655, 11.89, 11.59, 9.869, 9.318, 11.03, 9.772, 9.934, 8.803, 8.276, 9.572, 9.427, 10.52, 9.797, 10.99, 11.52, 9.163, 10.42, 9.756, 9.853, 9.917, 11.22, 10.28, 11.38, 9.564, 8.425, 10.89, 9.381, 9.844, 10.04, 11.2, 9.071, 10.23, 10.76, 9.504, 9.817, 10.59, 9.854, 13.6, 9.708, 9.351, 9.61, 10.68, 10.46, 11.29, 14.04, 10.39, 11.72, 10.85, 9.231, 10.08, 8.309, 9.223, 10.26, 8.892, 9.918, 9.922, 10.19, 10.29, 11.53, 9.452, 8.714, 9.507, 10.45, 9.641, 9.174, 11.25, 10.99, 9.107, 11.53, 10.63, 11.04, 11.35, 11.9, 9.707, 9.659, 9.253, 9.629, 11.8, 12.09, 11.26, 12.11, 9.477, 10.02, 10.83, 10.33, 9.745, 13.07, 9.586], "yaxis": "y"}], "layout": {"height": 600, "legend": {"title": {"text": "category"}, "tracegroupgap": 0}, "margin": {"t": 60}, "width": 800, "xaxis": {"anchor": "y", "domain": [0, 1], "title": {"text": "x"}}, "yaxis": {"anchor": "x", "domain": [0, 1], "title": {"text": "y"}}}}
